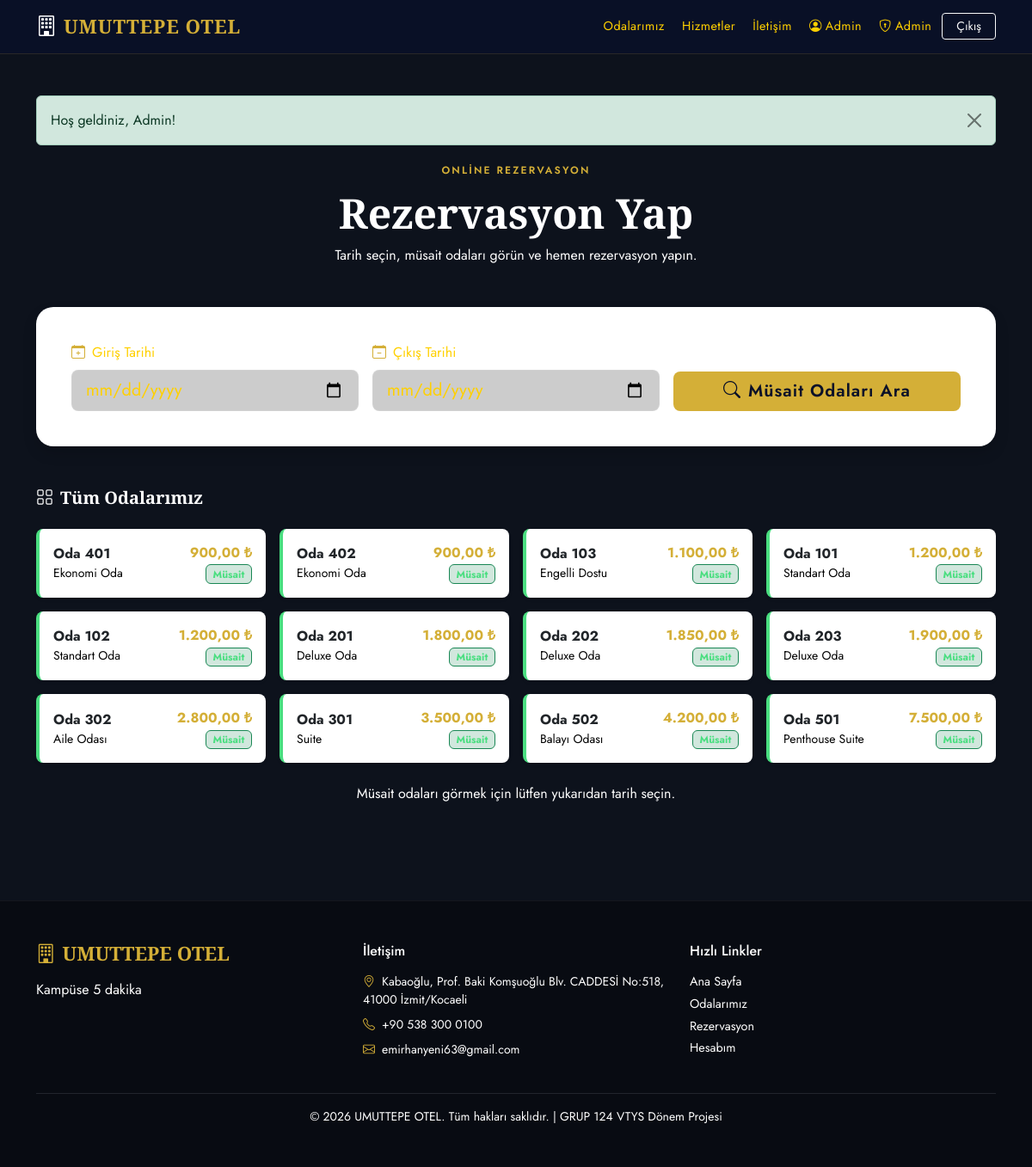
The page /rezervasyon.php (signed in) on the database its author committed.
### tables this page shows
CREATE TABLE odalar (
    oda_id    INT AUTO_INCREMENT PRIMARY KEY,
    oda_no    VARCHAR(10)      NOT NULL UNIQUE,
    tip_id    INT              NOT NULL,
    fiyat     DECIMAL(10,2)    NOT NULL,
    durum     ENUM('bos','dolu') NOT NULL DEFAULT 'bos',
    kat       INT              NOT NULL DEFAULT 1,
    aciklama  TEXT,
    CHECK (fiyat > 0),
    CHECK (kat BETWEEN 1 AND 20),
    FOREIGN KEY (tip_id) REFERENCES oda_tipleri(tip_id)
        ON UPDATE CASCADE ON DELETE RESTRICT
);

CREATE TABLE oda_tipleri (
    tip_id    INT AUTO_INCREMENT PRIMARY KEY,
    tip_adi   VARCHAR(50)  NOT NULL UNIQUE,
    aciklama  TEXT,
    kapasite  INT          NOT NULL DEFAULT 2,
    CHECK (kapasite BETWEEN 1 AND 10)
);

### baglanti.php (called while the page is built, shortened)
<?php
function db_query($conn, $sql, $types = '', $params = []) {
    $stmt = mysqli_prepare($conn, $sql);
    mysqli_stmt_execute($stmt);
    return $stmt;
}
function db_fetch_all($conn, $sql, $types = '', $params = []) {
    $stmt = db_query($conn, $sql, $types, $params);
    $result = mysqli_stmt_get_result($stmt);
    $rows = [];
    while ($row = mysqli_fetch_assoc($result)) {
        $rows[] = $row;
    }
    return $rows;
}
function e($str) {
    return htmlspecialchars($str ?? '', ENT_QUOTES, 'UTF-8');
}
function format_para($miktar) {
    return number_format($miktar, 2, ',', '.') . ' ₺';
}

### rezervasyon.php (the view, shortened to what this page needs)
<?php
require_once 'baglanti.php';
require_once 'includes/auth.php';
$giris  = $_GET['giris']  ?? '';
$cikis  = $_GET['cikis']  ?? '';
$tum_odalar = db_fetch_all($baglanti,
    "SELECT o.*, ot.tip_adi, ot.kapasite
     FROM odalar o
     JOIN oda_tipleri ot ON o.tip_id = ot.tip_id
     ORDER BY o.fiyat ASC"
);
$musait_odalar = [];
?>
<?php include 'includes/header.php'; ?>
<div class="container py-5">
    <div class="text-center mb-5">
        <span class="section-tag">Online Rezervasyon</span>
        <h2 class="section-title">Rezervasyon Yap</h2>
        <p class="text-muted">Tarih seçin, müsait odaları görün ve hemen rezervasyon yapın.</p>
    </div>
    <div class="rezervasyon-form-wrap mb-5 shadow">
        <form method="GET" action="" class="row g-3 align-items-end">
            <div class="col-md-4">
                <label class="form-label fw-500"><i class="bi bi-calendar-plus me-2 text-gold"></i>Giriş Tarihi</label>
                <input type="date" name="giris" id="giris_tarihi" class="form-control form-control-lg"
                       value="<?= e($giris) ?>" min="<?= date('Y-m-d') ?>" required>
            </div>
            <div class="col-md-4">
                <label class="form-label fw-500"><i class="bi bi-calendar-minus me-2 text-gold"></i>Çıkış Tarihi</label>
                <input type="date" name="cikis" id="cikis_tarihi" class="form-control form-control-lg"
                       value="<?= e($cikis) ?>" min="<?= date('Y-m-d', strtotime('+1 day')) ?>" required>
            </div>
            <div class="col-md-4">
                <button type="submit" class="btn btn-gold btn-lg w-100">
                    <i class="bi bi-search me-2"></i>Müsait Odaları Ara
                </button>
            </div>
        </form>
    </div>
    <?php if ($giris && $cikis): ?>
        <?php $gece = (new DateTime($giris))->diff(new DateTime($cikis))->days; ?>
        <div class="d-flex justify-content-between align-items-center mb-3 flex-wrap gap-2">
            <h5 class="mb-0">
                <i class="bi bi-check-circle text-success me-2"></i>
                <?= format_tarih($giris) ?> → <?= format_tarih($cikis) ?> (<?= $gece ?> gece)
            </h5>
            <span class="badge bg-success fs-6"><?= count($musait_odalar) ?> oda müsait</span>
        </div>
        <?php if (empty($musait_odalar)): ?>
            <div class="alert alert-warning text-center py-4">
                <i class="bi bi-calendar-x fs-2 d-block mb-2"></i>
                <strong>Seçili tarihlerde müsait oda bulunmamaktadır.</strong><br>
                <small class="text-muted">Farklı tarihler deneyebilirsiniz.</small>
            </div>
        <?php else: ?>
            <div class="row g-4">
                <?php
                $oda_gorselleri = [
                    'Standart Oda'    => 'https://images.unsplash.com/photo-1631049307264-da0ec9d70304?w=600&q=80',
                    'Deluxe Oda'      => 'https://images.unsplash.com/photo-1618773928121-c32242e63f39?w=600&q=80',
                    'Suite'           => 'https://images.unsplash.com/photo-1582719478250-c89cae4dc85b?w=600&q=80',
                    'Aile Odası'      => 'https://images.unsplash.com/photo-1566665797739-1674de7a421a?w=600&q=80',
                    'Ekonomi Oda'     => 'https://images.unsplash.com/photo-1595576508898-0ad5c879a061?w=600&q=80',
                    'Penthouse Suite' => 'https://images.unsplash.com/photo-1602343168117-bb8ffe3e2e9f?w=600&q=80',
                    'Balayı Odası'    => 'https://images.unsplash.com/photo-1540518614846-7eded433c457?w=600&q=80',
                    'Engelli Dostu'   => 'https://images.unsplash.com/photo-1590490360182-c33d57733427?w=600&q=80',
                ];
                foreach ($musait_odalar as $oda):
                    $gorsel = $oda_gorselleri[$oda['tip_adi']] ?? 'https://images.unsplash.com/photo-1631049307264-da0ec9d70304?w=600&q=80';
                ?>
                <div class="col-md-6 col-lg-4">
                    <div class="card room-card oda-bos border-0">
                        <img src="<?= $gorsel ?>" class="card-img-top" alt="<?= e($oda['tip_adi']) ?>" style="height:200px;object-fit:cover;">
                        <span class="position-absolute top-0 end-0 m-3 badge badge-bos px-3 py-2">
                            <i class="bi bi-check-circle me-1"></i>MÜSAİT
                        </span>
                        <div class="card-body p-4">
                            <div class="d-flex justify-content-between mb-2">
                                <div>
                                    <h5 class="mb-0"><?= e($oda['tip_adi']) ?></h5>
                                    <small class="text-muted">Oda <?= e($oda['oda_no']) ?> · <?= e($oda['kat']) ?>. Kat</small>
                                </div>
                                <div class="text-end">
                                    <div class="room-price"><?= format_para($oda['fiyat']) ?></div>
                                    <small class="text-muted">/ gece</small>
                                </div>
                            </div>
                            <p class="text-muted small mb-3"><?= e($oda['aciklama'] ?? '') ?></p>
                            <div class="d-flex gap-3 mb-3 text-muted small">
                                <span><i class="bi bi-people me-1"></i><?= e($oda['kapasite']) ?> Kişi</span>
                                <span><i class="bi bi-wifi me-1"></i>WiFi</span>
                            </div>
                            <div class="bg-light rounded-3 p-3 mb-3 text-center">
                                <span class="text-muted small"><?= $gece ?> gece toplam: </span>
                                <strong class="text-gold fs-5"><?= format_para($oda['tahmini_toplam']) ?></strong>
                            </div>
                            <button class="btn btn-gold w-100"
                                    data-bs-toggle="modal"
                                    data-bs-target="#rezModal"
                                    data-oda-id="<?= $oda['oda_id'] ?>"
                                    data-oda-no="<?= e($oda['oda_no']) ?>"
                                    data-tip="<?= e($oda['tip_adi']) ?>"
                                    data-fiyat="<?= format_para($oda['tahmini_toplam']) ?>"
                                    data-giris="<?= e($giris) ?>"
                                    data-cikis="<?= e($cikis) ?>">
                                <i class="bi bi-calendar-plus me-2"></i>Rezervasyon Yap
                            </button>
                        </div>
                    </div>
                </div>
                <?php endforeach; ?>
            </div>
        <?php endif; ?>
    <?php else: ?>
        <h5 class="mb-4 text-muted"><i class="bi bi-grid me-2"></i>Tüm Odalarımız</h5>
        <div class="row g-3">
            <?php foreach ($tum_odalar as $oda): ?>
            <div class="col-md-6 col-lg-3">
                <div class="card border-0 shadow-sm rounded-3 <?= $oda['durum']==='bos' ? 'oda-bos' : 'oda-dolu' ?>">
                    <div class="card-body p-3">
                        <div class="d-flex justify-content-between align-items-center">
                            <div>
                                <strong>Oda <?= e($oda['oda_no']) ?></strong>
                                <div class="text-muted small"><?= e($oda['tip_adi']) ?></div>
                            </div>
                            <div class="text-end">
                                <div class="fw-bold text-gold"><?= format_para($oda['fiyat']) ?></div>
                                <span class="badge <?= $oda['durum']==='bos' ? 'badge-bos' : 'badge-dolu' ?> small">
                                    <?= $oda['durum'] === 'bos' ? 'Müsait' : 'Dolu' ?>
                                </span>
                            </div>
                        </div>
                    </div>
                </div>
            </div>
            <?php endforeach; ?>
        </div>
        <div class="text-center mt-4">
            <p class="text-muted">Müsait odaları görmek için lütfen yukarıdan tarih seçin.</p>
        </div>
    <?php endif; ?>
</div>
<?php include 'includes/footer.php'; ?>

### Css/style.css (style rules this page uses)
:root { --navy: #0a1128; --navy2: #162444; --gold: #d4af37; --gold2: #eed16e; --bg-main: #0d121c; --surface: #ffff; --cream: #000000; --text-main: #ffd000; --text-muted: #ffd000; --bs-font-sans-serif: 'Jost', sans-serif; }
body { font-family: var(--bs-font-sans-serif); background: var(--bg-main); color: var(--text-main); }
h1, h2, h3, h4, h5 { font-family: 'Cormorant Garamond', serif; font-weight: 600; }
p { color:#000000 !important; }
div.text-muted.small { color: #000000 !important; }
.text-muted { color: #ffffff !important; }
.btn-gold { background: var(--gold); color: var(--navy); border: none; font-weight: 600; letter-spacing: 0.05em; transition: all 0.25s; }
.text-gold { color: var(--gold) !important; }
.section-tag { display: inline-block; font-size: 0.75rem; font-weight: 600; letter-spacing: 0.18em; text-transform: uppercase; color: var(--gold); margin-bottom: 0.75rem; }
.section-title { font-family: 'Cormorant Garamond', serif; font-size: clamp(2rem, 4vw, 3rem); font-weight: 700; color: #ffffff; }
.badge-bos { background: rgba(25, 135, 84, 0.2) !important; color: #4ade80 !important; border: 1px solid #198754; }
.rezervasyon-form-wrap { background: var(--surface); border: 1px solid rgba(255,255,255,0.05); border-radius: 20px; box-shadow: 0 8px 40px rgba(0,0,0,0.3); padding: 40px; }
.oda-bos { border-left: 4px solid #4ade80 !important; }
.form-control { background: rgba(0,0,0,0.2); border: 1px solid rgba(255,255,255,0.1); color: var(--text-main); }

### rows shown on the page
odalar: oda_no "401", tip.tip_adi "Ekonomi Oda", fiyat "900,00 ₺", durum "Müsait"
odalar: oda_no "402", tip.tip_adi "Ekonomi Oda", fiyat "900,00 ₺", durum "Müsait"
odalar: oda_no "103", tip.tip_adi "Engelli Dostu", fiyat "1.100,00 ₺", durum "Müsait"
odalar: oda_no "101", tip.tip_adi "Standart Oda", fiyat "1.200,00 ₺", durum "Müsait"
odalar: oda_no "102", tip.tip_adi "Standart Oda", fiyat "1.200,00 ₺", durum "Müsait"
odalar: oda_no "201", tip.tip_adi "Deluxe Oda", fiyat "1.800,00 ₺", durum "Müsait"
odalar: oda_no "202", tip.tip_adi "Deluxe Oda", fiyat "1.850,00 ₺", durum "Müsait"
odalar: oda_no "203", tip.tip_adi "Deluxe Oda", fiyat "1.900,00 ₺", durum "Müsait"
odalar: oda_no "302", tip.tip_adi "Aile Odası", fiyat "2.800,00 ₺", durum "Müsait"
odalar: oda_no "301", tip.tip_adi "Suite", fiyat "3.500,00 ₺", durum "Müsait"
odalar: oda_no "502", tip.tip_adi "Balayı Odası", fiyat "4.200,00 ₺", durum "Müsait"
odalar: oda_no "501", tip.tip_adi "Penthouse Suite", fiyat "7.500,00 ₺", durum "Müsait"

### other values the page prints
$otel_adi "UMUTTEPE OTEL"
$_SESSION['ad'] "Admin"
$f['mesaj'] "Hoş geldiniz, Admin!"
$otel_icerik['slogan'] "Kampüse 5 dakika"
$otel_icerik['adres'] "Kabaoğlu, Prof. Baki Komşuoğlu Blv. CADDESİ No:518, 41000 İzmit/Kocaeli"
$otel_icerik['telefon'] "+90 538 300 0100"
$otel_icerik['email_iletisim'] "emirhanyeni63@gmail.com"
